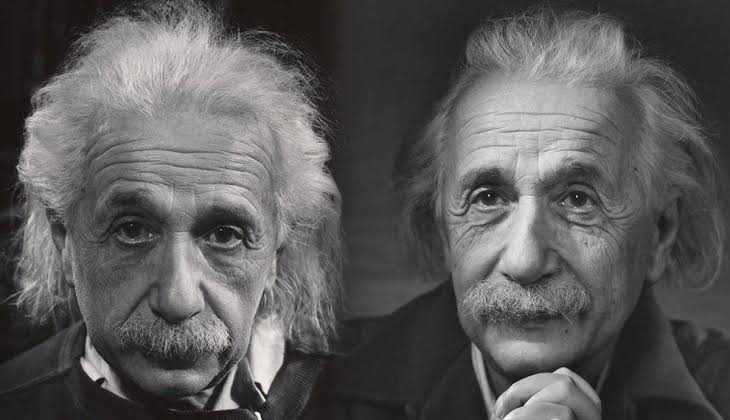
#> input picture img/Einstein.jpg, 730 x 420 px
$ python classyfy_image.py
#> lines starting #> are read from the running program, lines starting #| are printed output that depends on the picture
from PIL import Image
import imagehash
import os # For file operations
import shutil # For file operations

def classify_images(image_paths):
    image_groups = {}

    for img_path in image_paths:
        print(f"Processing: {img_path}")  # Debugging step
        try:
            img = Image.open(img_path)
#> img is the input picture: PIL image 730x420 RGB; mean R, G, B 91.1, 89.7, 89.7
            img = img.resize((256, 256))  # Resize for efficiency
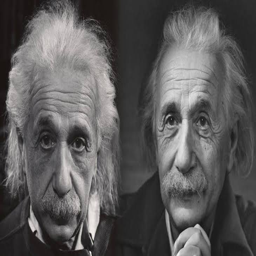
#> img: PIL image 256x256 RGB; mean R, G, B 91.1, 89.7, 89.7
#> (the run stopped early here; a loop or call above may not have finished)

$ run again, with img/albert_capture.png saved as img/Einstein.jpg
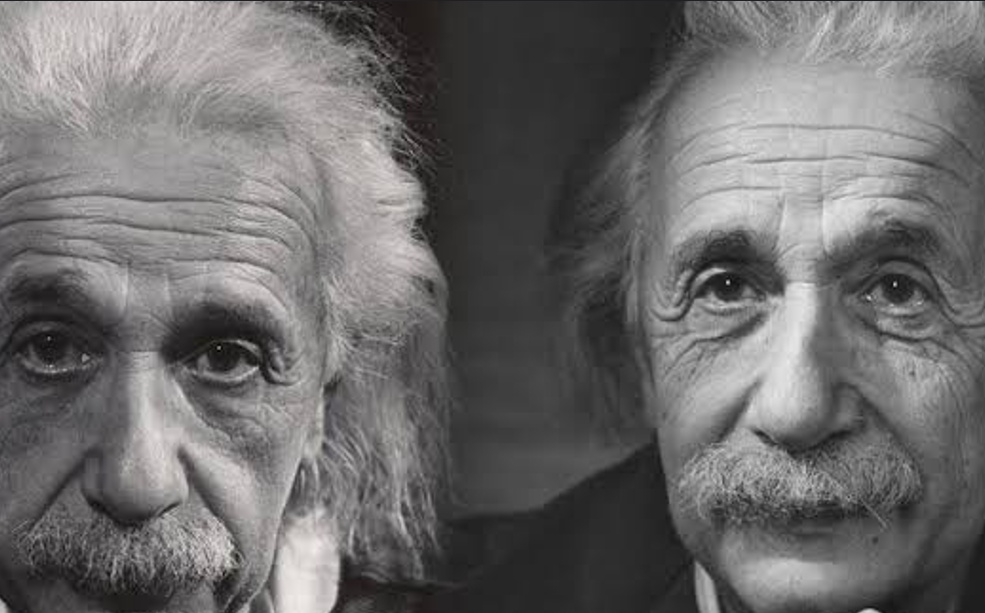
#> input picture img/albert_capture.png, 985 x 613 px
#> in classify_images, img is the input picture: PIL image 985x613 RGB; mean R, G, B 108.6, 107.3, 107.3
#> in classify_images, `img = img.resize((256, 256))`:
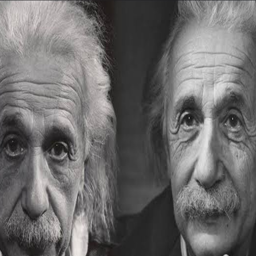
#> img: PIL image 256x256 RGB; mean R, G, B 108.6, 107.4, 107.3
